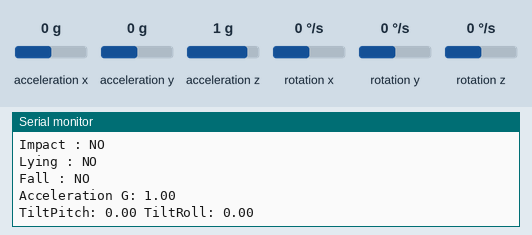
A sketch run on a simulated ESP32. Parts: the last lines printed to the serial monitor. The inputs (shaded band) are chosen by the test bench; at power-on: acceleration x 0 g, acceleration z 1 g, acceleration y 0 g, rotation x 0 °/s, rotation y 0 °/s, rotation z 0 °/s.

Above: at 8.5 s.
8.6 s: acceleration x set to -1.4 g
At 8.77 s:
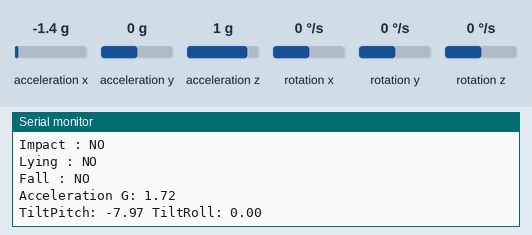
10.3 s: acceleration z set to -1.4 g
At 10.43 s:
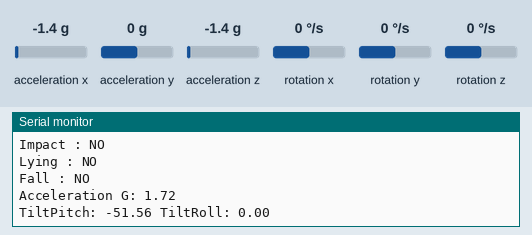
13.3 s: acceleration y set to -1.4 g
At 13.35 s:
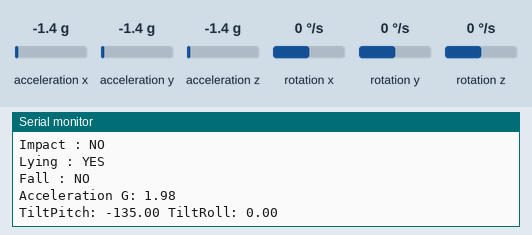
Timing chart, 0 to 16.3 s (numbered marks = the images above; inputs shaded):
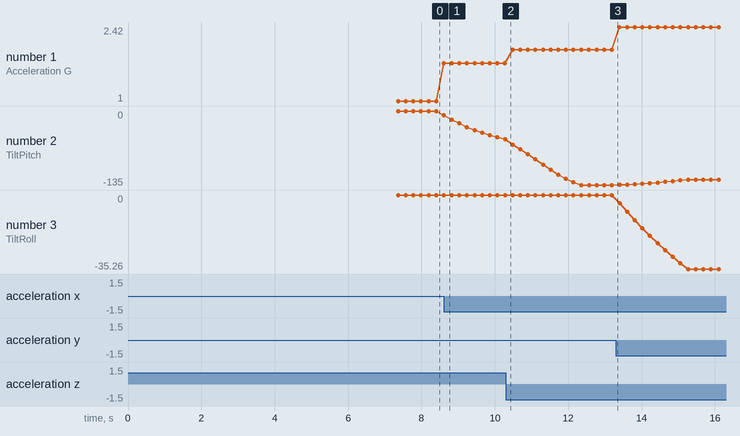

Measured:
- after the input at 8.6 s, the serial monitor: prints a new line at once (image 1)
- plotted number 1: 1 → 1.72 after the input at 8.6 s, 1.72 → 1.98 after the input at 10.3 s, 1.98 → 2.42 after the input at 13.3 s
- plotted number 2: 0 → -51.56 after the input at 8.6 s, -51.56 → -135 after the input at 10.3 s, -135 → -125.26 after the input at 13.3 s
- plotted number 3: 0 → -35.26 after the input at 13.3 s

The sketch:

Phase-3.8-MPU6050-Module-Finalization.ino
```cpp
/*
 * Project : Smart Safety Vest
 * Firmware: Smart_Safety_Vest.ino
 * Version : v2.1
 * Module  : Motion State Machine + Fall Detection (Timing Fix)
 * Author  : Ajoy Das Team
 *
 * v2.1 Changelog (root cause of MISSED falls found - timing, not threshold):
 * - Reported issue: real falls still not triggering FALL DETECTED
 *   even after v2.0 threshold correction.
 * - Root cause found by tracing the serial log: in more than one
 *   real-fall attempt, FreeFall+Impact triggered correctly, but the
 *   worker's body took 2.5-3s of stumbling/rolling before settling
 *   into a stable lying position. TiltPitch crossed the 70-degree
 *   LYING_ANGLE right around the same moment FALL_TIMEOUT (3000ms)
 *   expired and reset all flags - so the required extra 1500ms
 *   (LYING_CONFIRM_TIME) to confirm lying never had a chance to run.
 *   A real fall is rarely instantaneous; the old 3000ms budget left
 *   almost no slack once the 1500ms lying-confirmation cost is
 *   subtracted.
 * - FALL_TIMEOUT: 3000 -> 6000ms. This gives roughly 4.5s for the
 *   free-fall-to-settled-lying sequence to complete, plus the 1.5s
 *   confirmation, before the window closes.
 *
 * v2.0 Changelog (CORRECTION - v1.8 tuning was too aggressive):
 * - Reported issue: real falls were being MISSED (no FALL DETECTED).
 * - Root cause: v1.8 tightened FREE_FALL_THRESHOLD to 0.50 and
 *   IMPACT_THRESHOLD to 2.2 based on normal-movement noise concerns.
 *   But re-checking the actual confirmed real-fall test log showed
 *   genuine falls with a free-fall dip as high as 0.65g and an
 *   impact spike as low as 1.96g - both inside the "safe" zone of
 *   the v1.8 thresholds, so those falls would no longer trigger.
 * - FREE_FALL_THRESHOLD: 0.50 -> 0.80 (above the highest confirmed
 *   real dip of 0.65g, with margin)
 * - IMPACT_THRESHOLD: 2.2 -> 1.8 (below the lowest confirmed real
 *   impact of 1.96g, with margin)
 * - Why this is still safe: the bending/kneeling stress test log
 *   showed tiltPitch reaching as far as -88 degrees during normal
 *   fast movement, but LYING never confirmed because it never held
 *   still for the full 1.5s. That confirms false-alarm protection
 *   comes from the Lying confirmation timer, not from tight
 *   FreeFall/Impact thresholds - so loosening these two is low risk.
 *
 * v1.9 Changelog:
 * - DIAGNOSTIC: Uncommented TiltPitch/TiltRoll serial print.
 *   Reported issue: Lying never triggers from BACKWARD_LEAN, only
 *   from FORWARD_LEAN. Root cause can't be confirmed without seeing
 *   the actual tilt angle (in degrees) reached during a backward
 *   lean/lie-down test, since LYING_ANGLE = 70.0 depends on tiltPitch
 *   or tiltRoll actually crossing that value. This print exposes
 *   those numbers so we can see how close backward motion gets to 70.
 *
 * v1.7 Changelog:
 * - FIX: updateFallDetection() no longer force-resets lyingDetected.
 *        Previously it wiped lyingDetected back to false every loop
 *        whenever no fall sequence was active (fallStartTime == 0),
 *        right after detectLyingPosition() had set it correctly.
 *        This corrupted the "Lying" debug flag and could interfere
 *        with future logic that reads lyingDetected directly.
 *        detectLyingPosition() is now the single owner of this flag.
 * - FIX: Comment corrected (1 second -> 1.5 seconds) to match
 *        LYING_CONFIRM_TIME = 1500.
 *
 * v1.8 Changelog (threshold tuning based on real serial log data):
 * - FREE_FALL_THRESHOLD: 0.70 -> 0.50
 *   Real captured falls showed dips as low as 0.22-0.65g, but so did
 *   ordinary quick lean/turn movements. 0.50 reduces how often normal
 *   work motion is flagged as free-fall, while still catching every
 *   confirmed fall dip in the test log that went below ~0.5g.
 * - IMPACT_THRESHOLD: 1.7 -> 2.2
 *   Real fall impacts in the log landed mostly at 1.9g-3.5g. Ordinary
 *   lean movements were also seen spiking past 1.7g (sometimes even
 *   past 2.2g), so this alone will not fully separate the two -
 *   the Lying confirmation timer remains the main safety net and
 *   worked perfectly in testing (zero false FALL DETECTED events).
 *   Do not rely on FreeFall/Impact thresholds alone; keep validating
 *   with real bending/kneeling tests (see note below).
 */

#include <Wire.h>
#include <MPU6050.h>
#include <math.h>

MPU6050 mpu;

/*
 * ==========================================================
 * Worker Motion States
 * ==========================================================
 */

enum WorkerState
{
    STANDING = 0,

    FORWARD_LEAN,
    BACKWARD_LEAN,

    LEFT_LEAN,
    RIGHT_LEAN,

    FALL_DETECTED,

    UNKNOWN_STATE
};

WorkerState currentState = STANDING;

int16_t ax, ay, az;
int16_t gx, gy, gz;

const int FILTER_SIZE = 10;
const int CAL_SAMPLES = 100;

long axBuf[FILTER_SIZE] = {0};
long ayBuf[FILTER_SIZE] = {0};
long azBuf[FILTER_SIZE] = {0};

int filterIndex = 0;

float axF;
float ayF;
float azF;

float pitch;
float roll;

float refPitch;
float refRoll;

float tiltPitch;
float tiltRoll;

/*
 * ==========================================================
 * Motion Detection Threshold
 * ==========================================================
 */

float pitchThreshold = 15.0;
float rollThreshold  = 20.0;

/*
 * ==========================================================
 * Motion Detection Flag
 * ==========================================================
 */

bool stateChanged = false;

/*
 * ==========================================================
 * Free Fall Detection Variables
 * ==========================================================
 */

bool freeFallDetected = false;

float totalAcceleration = 0.0;
float rawAcceleration = 0.0;

const float FREE_FALL_THRESHOLD = 0.80;

/*
 * ==========================================================
 * Impact Detection Variables
 * ==========================================================
 */

bool impactDetected = false;
const float IMPACT_THRESHOLD = 1.8;

/*
 * ==========================================================
 * Fall Latching
 * ==========================================================
 */

bool fallLatched = false;
bool workerRecovered = false;
/*
 * ==========================================================
 * Lying Position Detection Variables
 * ==========================================================
 */

bool lyingDetected = false;

// Lying Confirmation Timer
unsigned long lyingStartTime = 0;

// Must remain horizontal for 1.5 seconds
const unsigned long LYING_CONFIRM_TIME = 1500;

// Maximum tilt angle considered as lying
const float LYING_ANGLE = 70.0;

/*
 * ==========================================================
 * Fall Decision Variables
 * ==========================================================
 */

bool fallDetected = false;

// Time when free fall started
unsigned long fallStartTime = 0;

// Maximum waiting time after free fall (milliseconds)
const unsigned long FALL_TIMEOUT = 6000;

void updateMPUFilter()
{
  mpu.getMotion6(&ax,&ay,&az,&gx,&gy,&gz);
axBuf[filterIndex]=ax;
ayBuf[filterIndex]=ay;
azBuf[filterIndex]=az;

filterIndex = (filterIndex + 1) % FILTER_SIZE;

long sx = 0;
long sy = 0;
long sz = 0;

for (int i = 0; i < FILTER_SIZE; i++)
{
    sx += axBuf[i];
    sy += ayBuf[i];
    sz += azBuf[i];
}

axF=sx/(float)FILTER_SIZE;
ayF=sy/(float)FILTER_SIZE;
azF=sz/(float)FILTER_SIZE;

pitch = atan2(azF, sqrt(axF*axF + ayF*ayF)) * 180.0 / PI;
roll = atan2(ayF, sqrt(axF*axF + azF*azF)) * 180.0 / PI;

// Filtered Acceleration (Lean Detection)
totalAcceleration =
sqrt(axF * axF + ayF * ayF + azF * azF);

// Raw Acceleration (Impact Detection)
rawAcceleration =
sqrt((float)ax * ax +
     (float)ay * ay +
     (float)az * az);

}

void calibrate()

{

  Serial.println("Automatic Calibration");
for(int i=5;i>0;i--)
  {
    Serial.println(i);
  delay(1000);

  }

float ps=0,rs=0;
for(int i=0;i<CAL_SAMPLES;i++)

{
  updateMPUFilter();
ps+=pitch; rs+=roll;
delay(20);
}

refPitch=ps/CAL_SAMPLES;
refRoll=rs/CAL_SAMPLES;

Serial.print("Reference Pitch: ");
Serial.println(refPitch,2);
Serial.print("Reference Roll: ");
Serial.println(refRoll,2);

/*
 * ==========================================================
 * Update Worker Motion State
 * ==========================================================
 */

}

/*
 * ==========================================================
 * Free Fall Detection
 * ==========================================================
 */

void detectFreeFall()
{
    float normalizedAcceleration =
rawAcceleration / 16384.0;

if (normalizedAcceleration < FREE_FALL_THRESHOLD)
{
    freeFallDetected = true;

    if(fallStartTime == 0)
    {
        fallStartTime = millis();
    }
}
}

/*
 * ==========================================================
 * Impact Detection
 * ==========================================================
 */

void detectImpact()
{

    float normalizedAcceleration =
        rawAcceleration / 16384.0;

    if(normalizedAcceleration > IMPACT_THRESHOLD)
{
    impactDetected = true;
}
}


/*
 * ==========================================================
 * Lying Position Detection
 * ==========================================================
 */

void detectLyingPosition()
{
    bool horizontal = false;

    if (fabs(tiltPitch) > LYING_ANGLE ||
        fabs(tiltRoll) > LYING_ANGLE)
    {
        horizontal = true;
    }

    if (horizontal)
    {
        // First time entering horizontal position
        if (lyingStartTime == 0)
        {
            lyingStartTime = millis();
        }

        // Stayed horizontal long enough
        if (millis() - lyingStartTime >= LYING_CONFIRM_TIME)
        {
            lyingDetected = true;
        }
    }
    else
    {
        lyingDetected = false;
        lyingStartTime = 0;
    }
}

void detectRecovery()
{
    workerRecovered = false;

    // Worker is standing again
    if(!lyingDetected &&
   fabs(tiltPitch)<10 &&
   fabs(tiltRoll)<10)
{
    workerRecovered=true;
}
else
{
    workerRecovered=false;
}
}

void updateWorkerState()
{

if(fallLatched)
{
    currentState = FALL_DETECTED;
    return;
}
    WorkerState previousState = currentState;

// Lying has higher priority than Lean
if (lyingDetected)
{
    currentState = UNKNOWN_STATE;
    stateChanged = (previousState != currentState);
    return;
}

    // Default State
    currentState = STANDING;

    // Forward Lean
if (tiltPitch < -pitchThreshold)
{
    currentState = FORWARD_LEAN;
}

// Backward Lean
else if (tiltPitch > pitchThreshold)
{
    currentState = BACKWARD_LEAN;
}

// Left Lean
else if (tiltRoll > rollThreshold)
{
    currentState = LEFT_LEAN;
}

// Right Lean
else if (tiltRoll < -rollThreshold)
{
    currentState = RIGHT_LEAN;
}

    // State Change Detection
    if (previousState != currentState)
    {
        stateChanged = true;
    }
    else
    {
        stateChanged = false;
    }
}


/*
 * ==========================================================
 * Print Worker Motion State
 * ==========================================================
 */

/*
 * ==========================================================
 * Final Fall Decision Engine
 * ==========================================================
 */

/*
 * ==========================================================
 * Professional Fall Latching System
 * ==========================================================
 */

void updateFallDetection()
{
// Auto Recovery
if (fallLatched)
{
    if (!workerRecovered)
    {
        currentState = FALL_DETECTED;
        fallDetected = true;
        stateChanged = true;
        return;
    }

    // Worker সত্যিই দাঁড়িয়েছে
        fallLatched = false;
        fallDetected = false;

        freeFallDetected = false;
        impactDetected = false;
        // NOTE: lyingDetected intentionally NOT reset here.
        // detectLyingPosition() is the single owner of this flag
        // and already updates it correctly every loop.

fallStartTime = 0;
}

    // Check within timeout
    if (fallStartTime != 0 &&
    millis() - fallStartTime <= FALL_TIMEOUT)
    {
       if(!fallLatched &&
   freeFallDetected &&
   impactDetected &&
   lyingDetected)
{
    fallDetected = true;
    fallLatched = true;
    currentState = FALL_DETECTED;
    stateChanged = true;

    fallStartTime = 0;
}
        else if (!fallLatched)
{
    fallDetected = false;
}
    }
    else
{
    fallDetected = false;
    fallStartTime = 0;

    freeFallDetected = false;
    impactDetected = false;
    // NOTE: lyingDetected intentionally NOT reset here (see note above).

}

}

void printWorkerState()
{

    if (!stateChanged)
{
    return;
}

    Serial.println();
    Serial.println("========================================");

    switch (currentState)
    {
        case UNKNOWN_STATE:
            Serial.println("Worker State : LYING");
            break;

        case STANDING:
            Serial.println("Worker State : STANDING");
            break;

        case FORWARD_LEAN:
            Serial.println("Worker State : FORWARD LEAN");
            break;

        case BACKWARD_LEAN:
            Serial.println("Worker State : BACKWARD LEAN");
            break;

        case LEFT_LEAN:
            Serial.println("Worker State : LEFT LEAN");
            break;

        case RIGHT_LEAN:
            Serial.println("Worker State : RIGHT LEAN");
            break;

        case FALL_DETECTED:
            Serial.println("Worker State : FALL DETECTED");
            break;

        default:
            Serial.println("Worker State : UNKNOWN");
            break;
    }

    Serial.println("========================================");
}

void setup()
{
  Serial.begin(115200);
Wire.begin(21,22);
mpu.initialize();
calibrate();

}

void loop()
{
    updateMPUFilter();

    tiltPitch = pitch - refPitch;
    tiltRoll  = roll  - refRoll;

detectFreeFall();
detectImpact();
detectLyingPosition();
detectRecovery();

updateWorkerState();      // আগে

updateFallDetection();    // পরে

printWorkerState();

    Serial.print("FreeFall : ");

if (freeFallDetected)
{
    Serial.println("YES");
}
else
{
    Serial.println("NO");
}

Serial.print("Impact : ");

if (impactDetected)
{
    Serial.println("YES");
}
else
{
    Serial.println("NO");
}

Serial.print("Lying : ");

if (lyingDetected)
{
    Serial.println("YES");
}
else
{
    Serial.println("NO");
}

Serial.print("Fall : ");

if (fallDetected)
{
    Serial.println("YES");
}
else
{
    Serial.println("NO");
}

Serial.print("Acceleration G: ");
Serial.println(rawAcceleration / 16384.0, 2);

    Serial.print("TiltPitch: ");
    Serial.print(tiltPitch,2);
    Serial.print(" TiltRoll: ");
    Serial.println(tiltRoll,2);

    delay(200);
}
```
